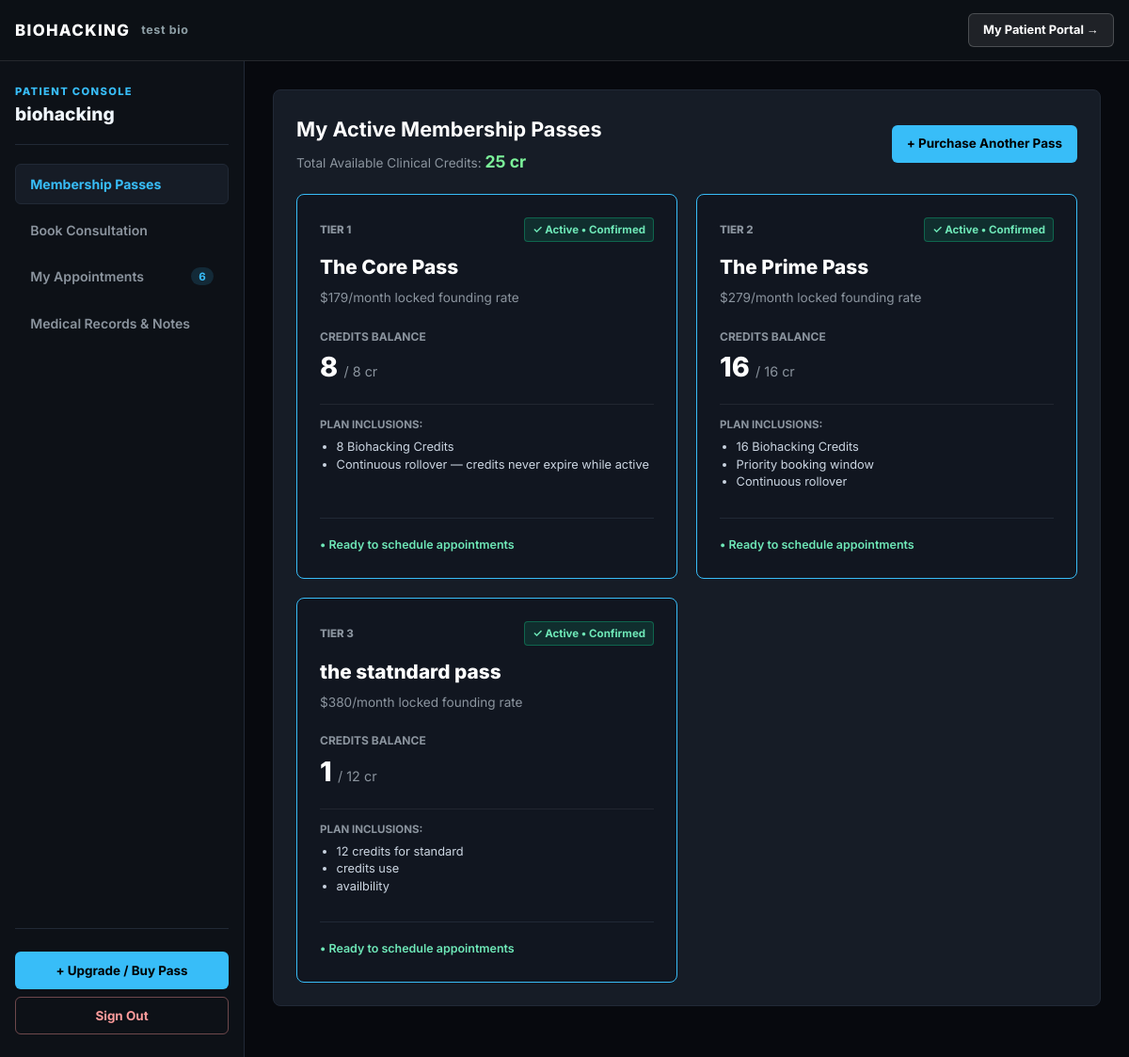
The page /dashboard/member/?org=bio-hacking (signed in) on the database its author committed.
### tenancy/models.py (models this page shows, shortened)
class Organization(models.Model):
    id = models.UUIDField(primary_key=True, default=uuid.uuid4, editable=False)
    name = models.CharField(max_length=255)
    slug = models.SlugField(unique=True)
    custom_domain = models.CharField(max_length=255, blank=True, null=True, unique=True)
    branding = models.JSONField(
        default=dict,
        help_text="Branding tokens: accent_color, accent_hover, primary_color, tagline, logo_url"
    )
    founding_cap = models.PositiveIntegerField(
        default=100,
        help_text="Total available founding slots (Admin configured)"
    )
    is_active = models.BooleanField(default=True)
    created_at = models.DateTimeField(auto_now_add=True)

### memberships/models.py (models this page shows, shortened)
class Membership(models.Model):
    STATUS_CHOICES = (
        ('active', 'Active'),
        ('pending_deposit', 'Pending Admin Approval (Paid)'),
        ('unpaid', 'Payment Required (Unpaid)'),
        ('canceled', 'Canceled'),
    )
    id = models.UUIDField(primary_key=True, default=uuid.uuid4, editable=False)
    organization = models.ForeignKey(Organization, on_delete=models.CASCADE)
    user = models.ForeignKey(User, on_delete=models.CASCADE, related_name='memberships')
    plan = models.ForeignKey(MembershipPlan, on_delete=models.CASCADE)
    status = models.CharField(max_length=20, choices=STATUS_CHOICES, default='unpaid')
    credit_balance = models.IntegerField(default=0)
    created_at = models.DateTimeField(auto_now_add=True)

class MembershipPlan(models.Model):
    id = models.UUIDField(primary_key=True, default=uuid.uuid4, editable=False)
    organization = models.ForeignKey(Organization, on_delete=models.CASCADE, related_name='plans')
    tier_label = models.CharField(max_length=60, default="TIER 1", help_text="e.g. TIER 1, TIER 2, TIER 4 - EXECUTIVE")
    name = models.CharField(max_length=120)  # Core Pass, Prime Pass, etc.
    standard_rate = models.DecimalField(max_digits=8, decimal_places=2, default=199.00)
    rate_monthly = models.DecimalField(max_digits=8, decimal_places=2)  # Founding rate: 179.00
    credits_per_period = models.PositiveIntegerField()
    deposit_amount = models.DecimalField(max_digits=8, decimal_places=2, default=100.00)
    is_featured = models.BooleanField(default=False)
    inclusions = models.JSONField(default=list)
    allotments = models.JSONField(default=dict)
    stripe_customer_id = models.CharField(max_length=255, blank=True, null=True)
    stripe_subscription_id = models.CharField(max_length=255, blank=True, null=True)

### tenancy/views_dashboards.py (the view)
# urls.py: path('dashboard/member/', member_dashboard_view, name='member_dashboard'),
@login_required
def member_dashboard_view(request):
    user = request.user
    tenant = getattr(request, 'tenant', None)
    org_slug = request.GET.get('org')
    if not tenant and org_slug:
        tenant = Organization.objects.filter(slug=org_slug).first()
    all_user_memberships = Membership.objects.filter(
        user=user,
        organization=tenant
    ).select_related('plan').order_by('-created_at')
    active_memberships = all_user_memberships.filter(status='active')
    total_active_credits = sum(m.credit_balance for m in active_memberships)
    primary_membership = active_memberships.first() or all_user_memberships.first()
    bookings = Booking.objects.filter(
        membership__user=user,
        organization=tenant
    ).select_related('resource', 'doctor').prefetch_related('clinical_note').order_by('-start_time')
    available_plans = MembershipPlan.objects.filter(organization=tenant).order_by('rate_monthly')
    resources = Resource.objects.filter(organization=tenant, is_active=True).order_by('name')
    doctors = UserProfile.objects.filter(
        organization=tenant,
        role='doctor'
    ).select_related('user')
    if not doctors.exists():
        doctors = UserProfile.objects.filter(role='doctor').select_related('user')
    context = {
        'membership': primary_membership,
        'all_user_memberships': all_user_memberships,
        'total_active_credits': total_active_credits,
        'bookings': bookings,
        'tenant': tenant,
        'available_plans': available_plans,
        'resources': resources,
        'doctors': doctors,  # <-- Dropdown ke liye doctors list
    }
    return render(request, 'memberships/dashboard.html', context)

### memberships/templates/memberships/dashboard.html (shortened to what this page needs)
{% extends 'tenancy/base.html' %}
{% load static %}
{% block content %}
<div class="mem-app-layout">
  <aside id="app-sidebar" class="mem-sidebar">
    <div>
      <div class="mem-sidebar-brand">
        <div class="mem-sidebar-badge">Patient Console</div>
        <h2 class="mem-sidebar-title">{{ tenant.name|default:"Clinical Practice" }}</h2>
      </div>
      <nav>
        <ul class="mem-nav-list">
          <li>
            <button type="button" class="mem-nav-item active" onclick="activateSection('tab-overview')">
              <span>Membership Passes</span>
            </button>
          </li>
          <li>
            <button type="button" class="mem-nav-item" onclick="activateSection('tab-reserve')">
              <span>Book Consultation</span>
            </button>
          </li>
          <li>
            <button type="button" class="mem-nav-item" onclick="activateSection('tab-bookings')">
              <span>My Appointments</span>
              <span class="mem-nav-badge">{{ bookings|length }}</span>
            </button>
          </li>
          <li>
            <button type="button" class="mem-nav-item" onclick="activateSection('tab-history')">
              <span>Medical Records &amp; Notes</span>
            </button>
          </li>
        </ul>
      </nav>
    </div>
    <div style="display: flex; flex-direction: column; gap: 0.5rem; padding-top: 1.5rem; border-top: 1px solid var(--mem-border);">
      <a href="/?org={{ tenant.slug|default:'bio-hacking' }}#pricing-tiers" class="mem-btn mem-btn-primary" style="width: 100%; text-decoration: none;">
        + Upgrade / Buy Pass
      </a>
      <a href="/logout/" class="mem-btn mem-btn-danger" style="width: 100%;">Sign Out</a>
    </div>
  </aside>
  <main class="mem-stage">
    <div id="tab-overview" class="mem-tab-content active">
      <section class="mem-panel">
        <div class="mem-panel-header">
          <div>
            <h2 class="mem-panel-title">My Active Membership Passes</h2>
            <p style="color: var(--mem-muted); font-size: 0.85rem; margin-top: 0.2rem;">
              Total Available Clinical Credits: <strong style="color: var(--mem-success); font-size: 1.1rem;">{{ total_active_credits|default:0 }} cr</strong>
            </p>
          </div>
          <a href="/?org={{ tenant.slug|default:'bio-hacking' }}#pricing-tiers" class="mem-btn mem-btn-primary" style="text-decoration: none;">
            + Purchase Another Pass
          </a>
        </div>
        <div class="mem-cards-grid">
          {% for mem in all_user_memberships %}
          <div style="background: var(--mem-surface); border: 1px solid {% if mem.status == 'active' %}var(--mem-accent){% elif mem.status == 'pending_deposit' %}var(--mem-warning){% else %}rgba(255, 255, 255, 0.2){% endif %}; padding: 1.5rem; border-radius: 8px; display: flex; flex-direction: column; justify-content: space-between; gap: 1rem; position: relative;">
            <div>
              <div style="display: flex; justify-content: space-between; align-items: center; margin-bottom: 0.65rem;">
                <span style="font-size: 0.72rem; color: var(--mem-muted); font-weight: 800; text-transform: uppercase;">
                  {{ mem.plan.tier_label }}
                </span>
                {% if mem.status == 'active' %}
                  <span style="font-size: 0.72rem; background: rgba(16, 185, 129, 0.15); color: #6ee7b7; border: 1px solid rgba(16, 185, 129, 0.4); padding: 0.18rem 0.5rem; border-radius: 4px; font-weight: 700;">
                    &#10003; Active &bull; Confirmed
                  </span>
                {% elif mem.status == 'pending_deposit' %}
                  <span style="font-size: 0.72rem; background: rgba(245, 158, 11, 0.15); color: #fbbf24; border: 1px solid rgba(245, 158, 11, 0.4); padding: 0.18rem 0.5rem; border-radius: 4px; font-weight: 700;">
                    &#9679; Payment Received &bull; Pending Verification
                  </span>
                {% else %}
                  <span style="font-size: 0.72rem; background: rgba(239, 68, 68, 0.15); color: #fca5a5; border: 1px solid rgba(239, 68, 68, 0.4); padding: 0.18rem 0.5rem; border-radius: 4px; font-weight: 700;">
                    &#9888; Payment Required (Unpaid)
                  </span>
                {% endif %}
              </div>
              <h3 style="margin: 0; font-size: 1.3rem; color: #fff; font-weight: 800;">{{ mem.plan.name }}</h3>
              <div style="font-size: 0.85rem; color: var(--mem-muted); margin-top: 0.35rem;">
                ${{ mem.plan.rate_monthly|floatformat:0 }}/month locked founding rate
              </div>
              <div style="margin: 1.25rem 0 0.5rem;">
                <div style="font-size: 0.75rem; text-transform: uppercase; color: var(--mem-muted); font-weight: 700;">Credits Balance</div>
                <div style="font-size: 1.8rem; font-weight: 800; color: #fff;">
                  {% if mem.status == 'active' %}
                    {{ mem.credit_balance }} <span style="font-size: 0.9rem; color: var(--mem-muted); font-weight: 400;">/ {{ mem.plan.credits_per_period }} cr</span>
                  {% elif mem.status == 'pending_deposit' %}
                    <span style="color: #fbbf24; font-size: 1.2rem;">+{{ mem.plan.credits_per_period }} credits pending release</span>
                  {% else %}
                    <span style="color: #fca5a5; font-size: 1.2rem;">0 credits (Pay to unlock)</span>
                  {% endif %}
                </div>
              </div>
              <div style="margin-top: 1rem; border-top: 1px solid var(--mem-border-light); padding-top: 0.75rem;">
                <div style="font-size: 0.72rem; color: var(--mem-muted); text-transform: uppercase; font-weight: 700; margin-bottom: 0.35rem;">Plan Inclusions:</div>
                <ul style="padding-left: 1.1rem; margin: 0; font-size: 0.8rem; color: #cbd5e1; line-height: 1.45;">
                  {% for inc in mem.plan.inclusions %}
                    <li>{{ inc }}</li>
                  {% empty %}
                    <li>{{ mem.plan.credits_per_period }} Clinical credits/mo</li>
                  {% endfor %}
                </ul>
              </div>
            </div>
            <div style="margin-top: 0.75rem; border-top: 1px solid var(--mem-border); padding-top: 0.85rem;">
              {% if mem.status == 'active' %}
                <span style="color: #6ee7b7; font-size: 0.78rem; font-weight: 600;">&bull; Ready to schedule appointments</span>
              {% elif mem.status == 'pending_deposit' %}
                <span style="color: #fbbf24; font-size: 0.78rem; font-weight: 600;">&bull; Clinic Admin will verify &amp; activate credits</span>
              {% endif %}
            </div>
          </div>
          {% endfor %}
        </div>
      </section>
    </div>
  </main>
</div>
{% endblock %}

### tenancy/templates/tenancy/base.html (shortened to what this page needs)
{% load static %}
<!DOCTYPE html>
<html lang="en">
<head>
  <link rel="stylesheet" href="{% static 'tenancy/css/base.css' %}">
</head>
<body>
  <header class="site-header">
    <div class="header-wrapper" style="max-width: 1400px; margin: 0 auto; display: flex; justify-content: space-between; align-items: center; width: 100%;">
      <div style="display: flex; align-items: center; gap: 0.75rem;">
        <a href="/?org={{ request.tenant.slug|default:'biohacking' }}" class="brand-logo" style="color: #fff; font-weight: 800; text-decoration: none; font-size: 1.05rem; letter-spacing: 0.08em;">
          {{ request.tenant.name|default:"REVFLOW"|upper }}
        </a>
        <span id="tenant-accent-badge" class="hide-mobile" style="color: var(--app-accent); font-size: 0.78rem; font-weight: 700; letter-spacing: 0.05em;">
          {{ request.tenant.branding.tagline|default:"" }}
        </span>
      </div>
      <div>
        {% if request.user.is_authenticated %}
          {% if request.user.is_superuser %}
            <a href="/dashboard/super-admin/" class="header-dash-btn">
              Master Console &rarr;
            </a>
          {% elif request.user.profile.role == 'org_admin' or request.user.userprofile.role == 'org_admin' %}
            <a href="/dashboard/org-admin/?org={{ request.tenant.slug|default:request.user.profile.organization.slug|default:'biohacking' }}" class="header-dash-btn">
              Clinic Console &rarr;
            </a>
          {% elif request.user.profile.role == 'doctor' or request.user.userprofile.role == 'doctor' %}
            <a href="/dashboard/doctor/?org={{ request.tenant.slug|default:request.user.profile.organization.slug|default:'biohacking' }}" class="header-dash-btn">
              Doctor Console &rarr;
            </a>
          {% elif request.user.profile.role == 'receptionist' or request.user.userprofile.role == 'receptionist' %}
            <a href="/dashboard/reception/?org={{ request.tenant.slug|default:request.user.profile.organization.slug|default:'biohacking' }}" class="header-dash-btn">
              Reception Desk &rarr;
            </a>
          {% else %}
            <a href="/dashboard/member/?org={{ request.tenant.slug|default:request.user.profile.organization.slug|default:'biohacking' }}" class="header-dash-btn">
              My Patient Portal &rarr;
            </a>
          {% endif %}
        {% else %}
          <a href="/login/?org={{ request.tenant.slug|default:'HBOT Booking ' }}" class="header-dash-btn">
            Sign In &rarr;
          </a>
        {% endif %}
      </div>
    </div>
  </header>
  <main>
    {% block content %}{% endblock %}
  </main>
</body>
</html>

### rows shown on the page
Organization: tenant.name "BIOHACKING", tenant.branding.tagline "test bio", name "biohacking"
Membership: plan.tier_label "TIER 1", status "✓ Active • Confirmed", plan.name "The Core Pass", plan.rate_monthly "179", credit_balance "8", plan.credits_per_period "8", inclusions "8 Biohacking Credits" "Continuous rollover — credits never expire while active"
Membership: plan.tier_label "TIER 2", status "✓ Active • Confirmed", plan.name "The Prime Pass", plan.rate_monthly "279", credit_balance "16", plan.credits_per_period "16", inclusions "16 Biohacking Credits" "Priority booking window" "Continuous rollover"
Membership: plan.tier_label "TIER 3", status "✓ Active • Confirmed", plan.name "the statndard pass", plan.rate_monthly "380", credit_balance "1", plan.credits_per_period "12", inclusions "12 credits for standard" "credits use" "availbility"

### other values the page prints
{{ bookings|length }} "6"
{{ total_active_credits|default:0 }} "25"
